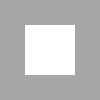
Frame 1 (no input)
Frame 60 (the mouse pressed at the canvas centre just before this capture): identical to frame 1, image omitted
Frame 120 (the mouse held since frame 60 and released just before this capture): identical to frame 1, image omitted

The Processing sketch that drew this single still picture (run headless with seeded random() and noise(); from frame 60 on, the mouse is pressed at the canvas centre):

// Processing sketch: mouseButton2
// ── mouseButton2.pde
void setup(){
  size(100, 100);
  noStroke();
}

void draw(){
  background(166);
  if(mouseButton == LEFT){
    fill(10);
  }
  if(mouseButton == RIGHT){
    fill(50);
  }
  rect(width/2 - 25, height/2 - 25, 50, 50);
}
